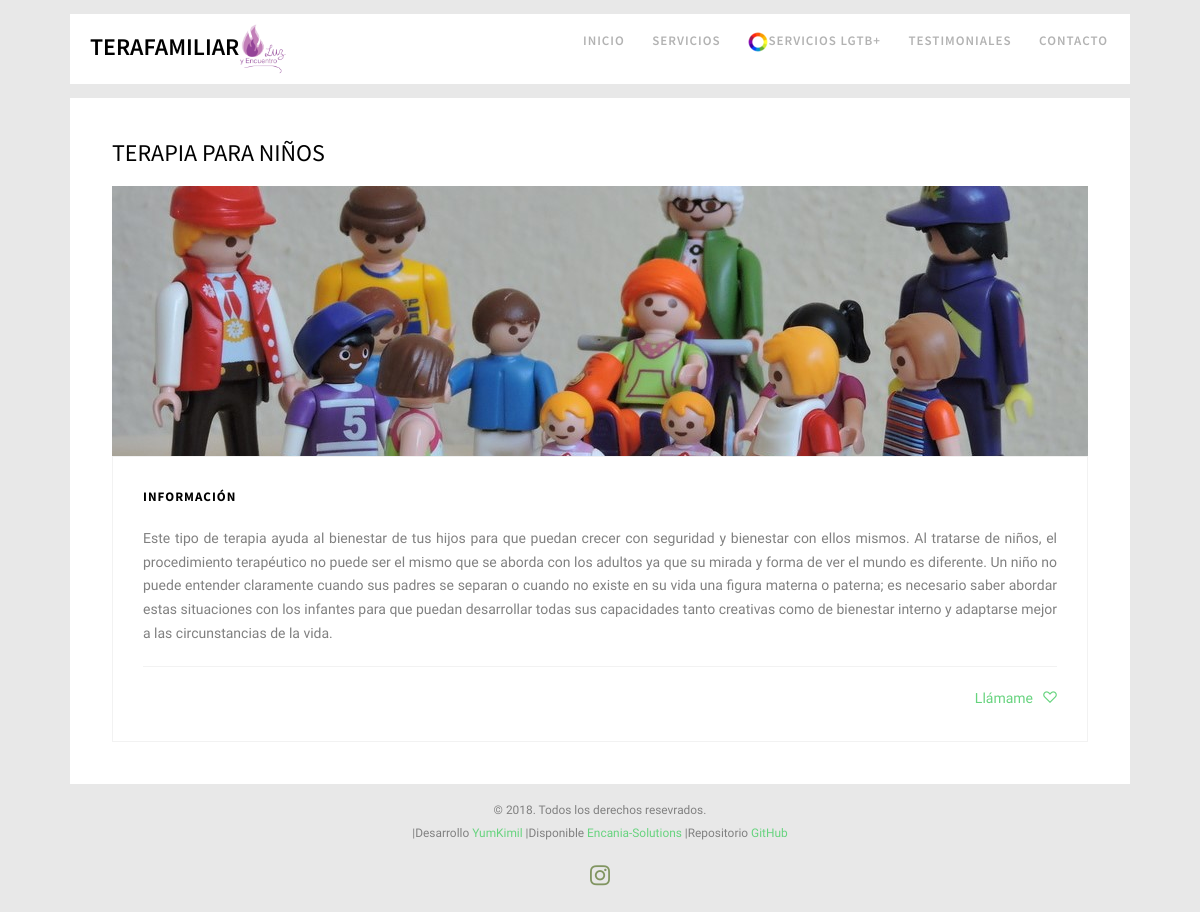
Page /childrens_therapy/ on the committed database.
### childrens_therapy/models.py (models this page shows, shortened)
class Childrens_therapy(models.Model):
    title = models.CharField(max_length=200, verbose_name="Título")
    subtitle = models.CharField(max_length=200, verbose_name="Subtítulo")
    content = RichTextField(verbose_name="Contenido")
    image = models.ImageField(verbose_name="Imágen", upload_to="childrens_therapy")
    created = models.DateTimeField(auto_now_add=True, verbose_name="Fecha de creación")
    updated = models.DateTimeField(auto_now=True, verbose_name="Fecha de edición")
    published = models.DateTimeField(verbose_name="Fecha de publicación", default=now)
    class Meta:
        verbose_name = "terapia para niños"
        verbose_name_plural = "terapias para niños"
        ordering = ['-created']

### childrens_therapy/views.py (the view)
# urls.py: path('', views.childrens_therapy, name="childrens_therapy"),
def childrens_therapy(request):
    childrens_therapies = Childrens_therapy.objects.all()
    return  render(request, "childrens_therapy/childrens_therapy.html", {'childrens_therapies':childrens_therapies})

### social/processors.py (called while the page is built)
def ctx_dict(request):
    ctx = {}
    links = Link.objects.all()
    for link in links:
        ctx[link.key] = link.url
    return ctx

### childrens_therapy/templates/childrens_therapy/childrens_therapy.html
{% extends 'core/base.html' %}
{% load static %}
{% block content %}
	{% for childrens_therapy in childrens_therapies %}
		<div class="container-wrap">
			<div id="fh5co-blog">
				<div class="row">
					<div class="col-md-12">
						<div class="fh5co-blog animate-box">
							<h3>{{childrens_therapy.title}}</h3>
							<a href="{{childrens_therapy.image.url}}" class="blog-bg" style="background-image: url({{childrens_therapy.image.url}});"></a>
							<div class="blog-text">
								<h3>{{childrens_therapy.subtitle}}</h3>
								<p>{{childrens_therapy.content|safe}}</p>
								<ul class="stuff">
									<li><a href="{% url 'contact' %}">Llámame<i class="icon-heart3"></i></a></li>
								</ul>
							</div>
						</div>
					</div>
				</div>
			</div>
		</div>
	{% endfor %}
{% endblock %}

### core/static/core/css/style.css (style rules this page uses)
body { font-family: "Oxygen", sans-serif; font-weight: 300; font-size: 14px; line-height: 1.7; color: gray; background: #e8e8e8; }
a { color: #66D37E; -webkit-transition: 0.5s; -o-transition: 0.5s; transition: 0.5s; }
p { margin-bottom: 20px; }
h1, h2, h3, h4, h5, h6, figure { color: #000; font-family: "Source Sans Pro", sans-serif; font-weight: 400; margin: 0 0 20px 0; }
.container-wrap { max-width: 1060px; margin: 0 auto; margin-bottom: 1em; background: #fff; }
#fh5co-about, #fh5co-services, #fh5co-contact, #fh5co-work, #fh5co-blog, #fh5co-counter, #fh5co-footer { padding: 3em 3em; clear: both; }
.fh5co-blog { width: 100%; float: left; margin-bottom: 0px; }
.fh5co-blog .blog-bg { display: block; width: 100%; background-size: cover; background-position: center center; background-repeat: no-repeat; position: relative; height: 270px; }
.fh5co-blog .blog-text { position: relative; width: 100%; padding: 30px; float: left; border: 1px solid rgba(0, 0, 0, 0.05); -webkit-transition: 0.3s; -o-transition: 0.3s; transition: 0.3s; }
.fh5co-blog .blog-text .stuff { margin: 0; padding: 0; border-top: 1px solid rgba(0, 0, 0, 0.05); padding-top: 20px; }
.fh5co-blog .blog-text .stuff li { list-style: none; display: inline-block; margin-left: 10px; }
.fh5co-blog .blog-text .stuff li:first-child { margin-left: 0; }
.fh5co-blog .blog-text .stuff li:last-child { float: right; }
.fh5co-blog .blog-text .stuff li:last-child i { padding-right: 0; padding-left: 10px; }
.fh5co-blog .blog-text .stuff li i { font-size: 14px; padding-right: 5px; }
.fh5co-blog .blog-text h3 { font-size: 13px; margin-bottom: 20px; line-height: 1.5; font-weight: 700; letter-spacing: 1px; text-transform: uppercase; font-family: "Source Sans Pro", sans-serif; }
.js .animate-box { opacity: 0; }

### rows in the picture
Childrens_therapy: title "TERAPIA PARA NIÑOS", image (picture), subtitle "INFORMACIÓN", content "Este tipo de terapia ayuda al bienestar de tus hijos para que puedan crecer con seguridad y bienestar con ellos mismos. Al tratarse de niños, el procedimiento terapéutico no puede ser el mismo que se aborda con los adultos ya que su mirada y forma de ver el mundo es diferente. Un niño no puede entender claramente cuando sus padres se separan o cuando no existe en su vida una figura materna o paterna; es necesario saber abordar estas situaciones con los infantes para que puedan desarrollar todas sus capacidades tanto creativas como de bienestar interno y adaptarse mejor a las circunstancias de la vida."
